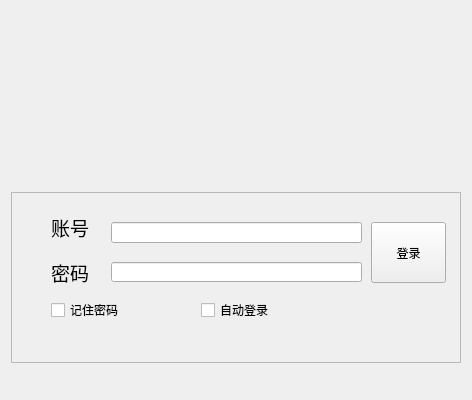
<?xml version="1.0" encoding="UTF-8"?>
<ui version="4.0">
 <class>Form</class>
 <widget class="QWidget" name="Form">
  <property name="geometry">
   <rect>
    <x>0</x>
    <y>0</y>
    <width>468</width>
    <height>400</height>
   </rect>
  </property>
  <property name="sizePolicy">
   <sizepolicy hsizetype="Fixed" vsizetype="Expanding">
    <horstretch>0</horstretch>
    <verstretch>0</verstretch>
   </sizepolicy>
  </property>
  <property name="maximumSize">
   <size>
    <width>468</width>
    <height>400</height>
   </size>
  </property>
  <property name="contextMenuPolicy">
   <enum>Qt::NoContextMenu</enum>
  </property>
  <property name="windowTitle">
   <string>Form</string>
  </property>
  <layout class="QVBoxLayout" name="verticalLayout">
   <item>
    <widget class="QLabel" name="_1_1label_2">
     <property name="minimumSize">
      <size>
       <width>450</width>
       <height>150</height>
      </size>
     </property>
     <property name="maximumSize">
      <size>
       <width>450</width>
       <height>150</height>
      </size>
     </property>
     <property name="text">
      <string/>
     </property>
     <property name="pixmap">
      <pixmap resource="resources.qrc">:/pic/images/bittersweet.jpg</pixmap>
     </property>
     <property name="scaledContents">
      <bool>true</bool>
     </property>
    </widget>
   </item>
   <item>
    <spacer name="verticalSpacer">
     <property name="orientation">
      <enum>Qt::Vertical</enum>
     </property>
     <property name="sizeHint" stdset="0">
      <size>
       <width>20</width>
       <height>40</height>
      </size>
     </property>
    </spacer>
   </item>
   <item>
    <widget class="QFrame" name="frame">
     <property name="sizePolicy">
      <sizepolicy hsizetype="Expanding" vsizetype="Expanding">
       <horstretch>0</horstretch>
       <verstretch>0</verstretch>
      </sizepolicy>
     </property>
     <property name="minimumSize">
      <size>
       <width>441</width>
       <height>171</height>
      </size>
     </property>
     <property name="frameShape">
      <enum>QFrame::StyledPanel</enum>
     </property>
     <property name="frameShadow">
      <enum>QFrame::Raised</enum>
     </property>
     <widget class="QLabel" name="id">
      <property name="geometry">
       <rect>
        <x>40</x>
        <y>20</y>
        <width>71</width>
        <height>31</height>
       </rect>
      </property>
      <property name="font">
       <font>
        <family>微软雅黑 Light</family>
        <pointsize>14</pointsize>
       </font>
      </property>
      <property name="text">
       <string>账号</string>
      </property>
     </widget>
     <widget class="QLabel" name="password">
      <property name="geometry">
       <rect>
        <x>40</x>
        <y>60</y>
        <width>81</width>
        <height>41</height>
       </rect>
      </property>
      <property name="font">
       <font>
        <family>微软雅黑 Light</family>
        <pointsize>14</pointsize>
       </font>
      </property>
      <property name="text">
       <string>密码</string>
      </property>
     </widget>
     <widget class="QLineEdit" name="id_box">
      <property name="geometry">
       <rect>
        <x>100</x>
        <y>30</y>
        <width>251</width>
        <height>21</height>
       </rect>
      </property>
     </widget>
     <widget class="QLineEdit" name="password_box">
      <property name="geometry">
       <rect>
        <x>100</x>
        <y>70</y>
        <width>251</width>
        <height>20</height>
       </rect>
      </property>
     </widget>
     <widget class="QCheckBox" name="remember_pw">
      <property name="geometry">
       <rect>
        <x>40</x>
        <y>110</y>
        <width>71</width>
        <height>16</height>
       </rect>
      </property>
      <property name="text">
       <string>记住密码</string>
      </property>
     </widget>
     <widget class="QCheckBox" name="aotu_login">
      <property name="geometry">
       <rect>
        <x>190</x>
        <y>110</y>
        <width>71</width>
        <height>16</height>
       </rect>
      </property>
      <property name="text">
       <string>自动登录</string>
      </property>
     </widget>
     <widget class="QPushButton" name="login_button">
      <property name="geometry">
       <rect>
        <x>360</x>
        <y>30</y>
        <width>75</width>
        <height>61</height>
       </rect>
      </property>
      <property name="text">
       <string>登录</string>
      </property>
     </widget>
    </widget>
   </item>
   <item>
    <spacer name="verticalSpacer_2">
     <property name="orientation">
      <enum>Qt::Vertical</enum>
     </property>
     <property name="sizeHint" stdset="0">
      <size>
       <width>20</width>
       <height>40</height>
      </size>
     </property>
    </spacer>
   </item>
  </layout>
 </widget>
 <resources>
  <include location="resources.qrc"/>
 </resources>
 <connections/>
</ui>
